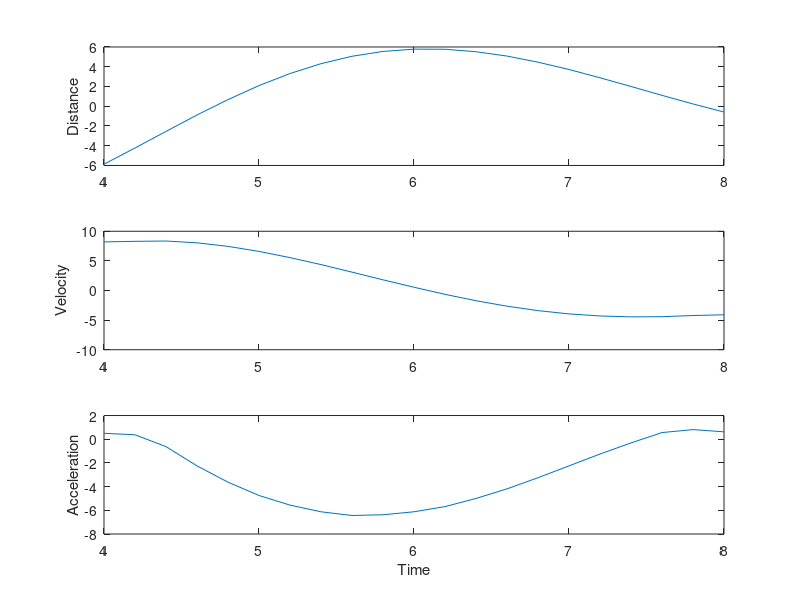

This chart was generated by the following MATLAB code:
%%%%%%%%%%%%%%%%%%%%%%%%%%%%%%%%%%%%%%%%
%  Numerical Methods                   %
%  Engr. Mary Christianne Edjan        %
%                                      %
%  Numerical Differentiation           %
%  Octave Code                         %
%%%%%%%%%%%%%%%%%%%%%%%%%%%%%%%%%%%%%%%%


%Given
t = 4:0.2:8;
x = [-5.87 -4.23 -2.55 -0.89 0.67 2.09 3.31 4.31 5.06 5.55 5.78 5.77 5.52 5.08 4.46 3.72 2.88 2.00 1.10 0.23 -0.59];

%Main Code
%Velocity
n = length(t);
dx(1) = (x(2)-x(1))/(t(2)-t(1));
for i = 2:n-1
    dx(i) = (x(i+1)-x(i-1))./(t(i+1)-t(i-1));
end
dx(n) = (x(n)-x(n-1))/(t(n)-t(n-1));

vel(1:n)=dx(1:n);

%Acceleration
n = length(t);
dx2(1) = (vel(2)-vel(1))/(t(2)-t(1));
for i = 2:n-1
    dx2(i) = (vel(i+1)-vel(i-1))./(t(i+1)-t(i-1));
end
dx2(n) = (vel(n)-vel(n-1))/(t(n)-t(n-1));

acc(1:n)=dx2(1:n);

subplot(3,1,1)
plot(t,x)
ylabel('Distance')
subplot(3,1,2)
plot(t,vel)
ylabel('Velocity')
subplot(3,1,3)
plot(t,acc)
ylabel('Acceleration')
xlabel('Time')
